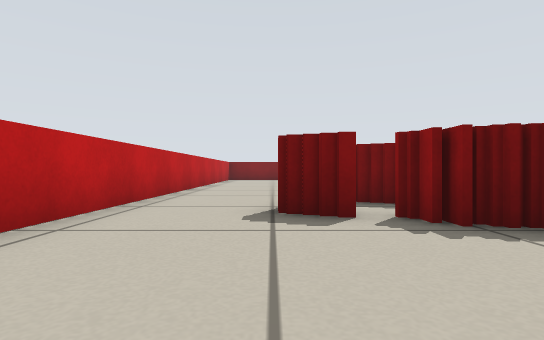
view 1 (above)

16 first-person views from a walk through a world built for the Player/Stage simulator. The camera is 0.28 m above the floor, looks level and sees 80° across. Floor lines are 1 m apart. The floor is counted in squares, 0.5 m on a side. Each view is taken from the middle of a square. On the plan, view 1 faces up. The plan holds only what a view shows up to about 9 squares ahead; the rest is blank. The robots in the file are not drawn.

view 2
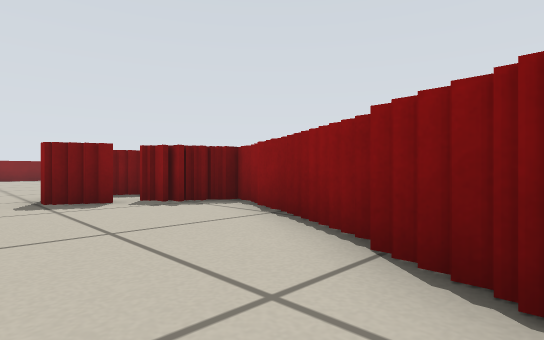

view 3
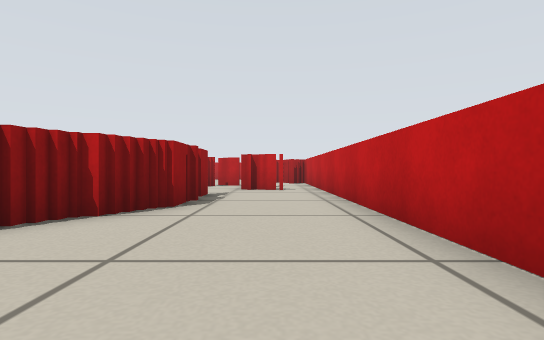

view 4
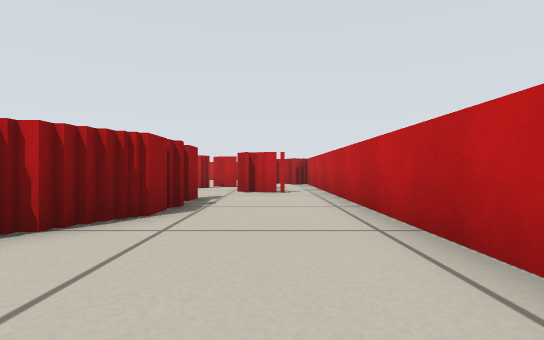

view 5
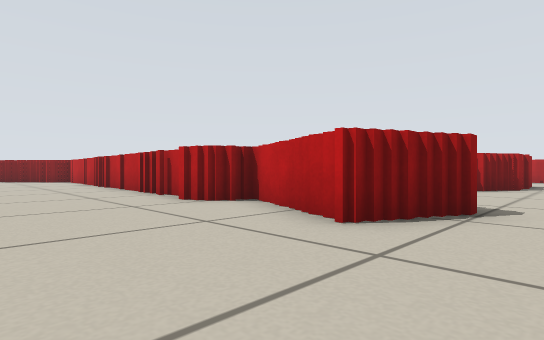

view 6
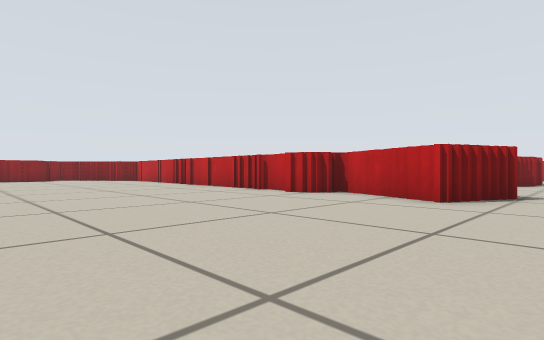

view 7
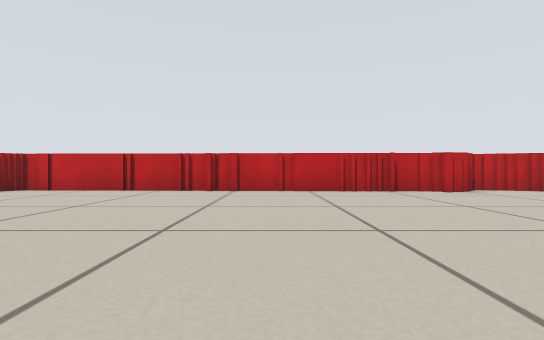

view 8
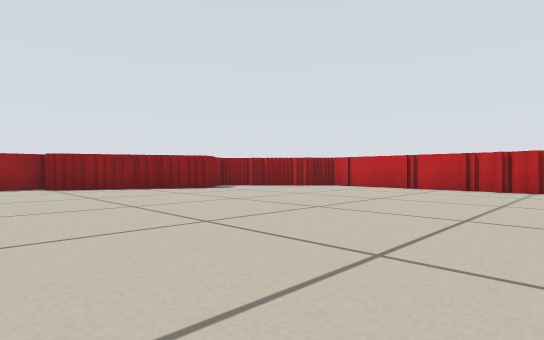

view 9
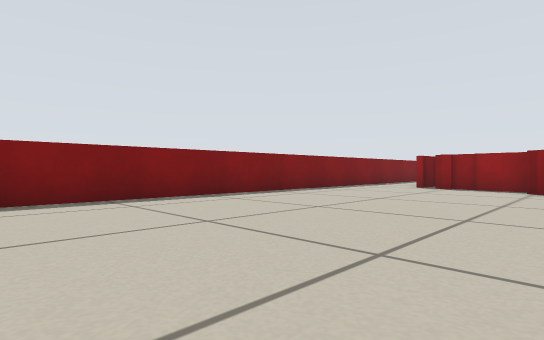

view 10
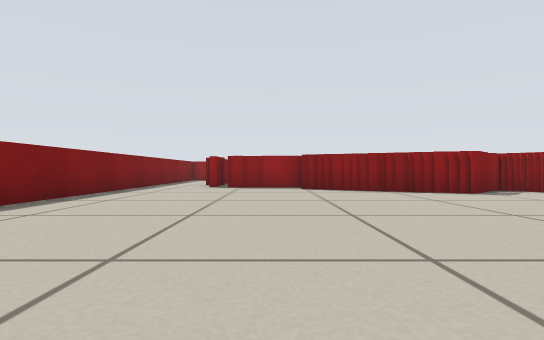

view 11
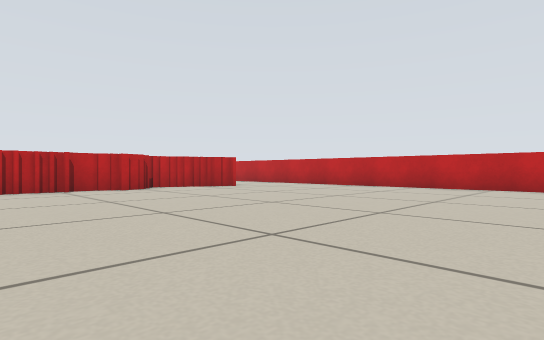

view 12
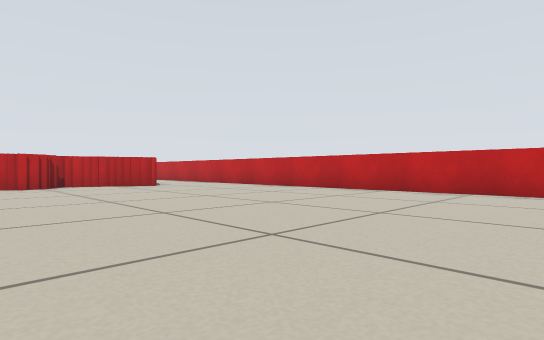

view 13
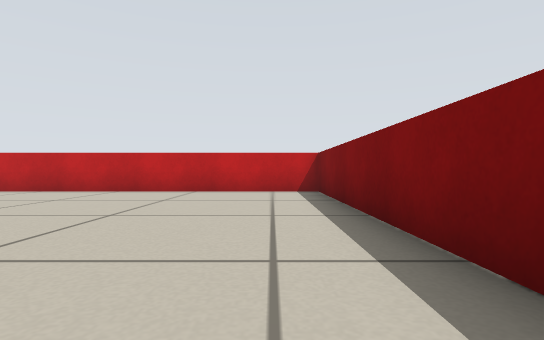

view 14
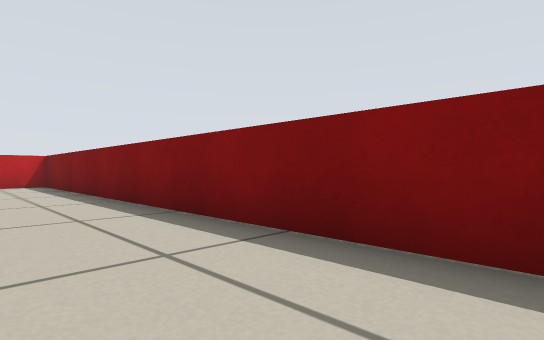

view 15
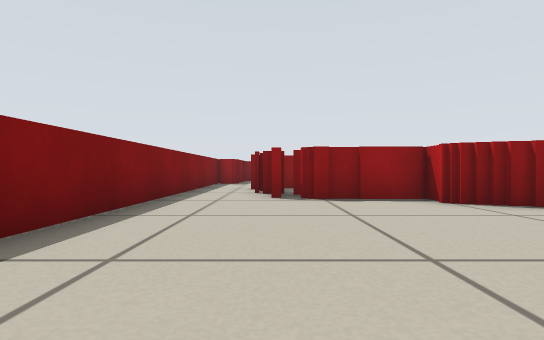

view 16
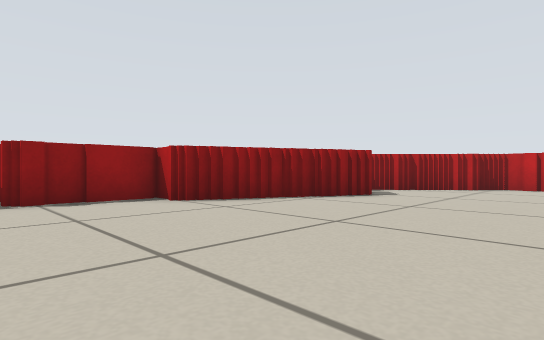

### Floor plan
Points are (right, up) in squares from view 1. A wall is a line through its corners. A room is listed if a view was taken in it or the views show most of it. See-through windows are left out.
Room 1 (views 1, 2, 3, 4)
walls: (1.6, -0.6) (1.6, 0); (1.4, -1) (1.4, -0.5); (1.1, -1.4) (1.1, -0.9); (1.9, 0) (1.9, 0.6); (0.8, -1.8) (0.8, -1.2); (2.3, 0.9) (2.3, 1.5); (0.6, -2.9) (0.6, -1.8); (1.9, 3.2) (1.9, 3.6); (1, 3.8) (0.5, 3.8); (0.6, 4) (0.1, 4) (0.1, 4.8); (0.6, -4.5) (0.6, -3.8); (0.4, 4.6) (0.4, 5.1); (0.6, 5) (0.6, 5.6); (-2.4, 5.5) (-2.4, -6.9); (-1.4, -6.1) (-0.6, -6.1); (-0.6, -6.3) (-0.1, -6.3)
ways out: opening at (-1, 5) to room 2; opening at (0, -5)
Room 2 (views 5, 6, 7, 8, 9, 10, 11, 12, 13, 14, 15, 16)
walls: (11.1, 5.5) (11.6, 5.5); (10.8, 5.3) (15.4, 5.3); (4.8, 5.5) (10.9, 5.5); (3.9, 5.8) (4.9, 5.8); (15, 5.1) (15.9, 5.1); (17.7, 9) (17.7, 9.6); (17.9, 9.5) (17.9, 10.2); (2.8, 5.1) (3.4, 5.1); (2.4, 5.3) (2.9, 5.3); (18.3, 10.4) (18.3, 11.1); (15.9, 5.5) (16.4, 5.5); (18.6, 11) (18.6, 11.8); (1.8, 5.5) (2.5, 5.5); (19, 11.8) (19, 12.6); (17.9, 7.3) (18.6, 7.3) (18.6, 8.4); (1, 5.8) (1.9, 5.8); (19.3, 12.5) (19.3, 13) (20.2, 13) (20.2, 15.4); (0.8, 5.5) (0.8, 6.1); (23, 18.2) (-2.4, 18.2) (-2.4, 5.5)
ways out: opening at (-1, 5) to room 1

Positions as (right, up) in squares from view 1, and headings:
1: (0, 0), facing up
2: (-1, -2), facing up-right
3: (-1, 3), facing down
4: (-1, 2), facing down
5: (-1, 9), facing down-right
6: (-1, 12), facing down-right
7: (9, 14), facing down
8: (9, 15), facing down-right
9: (10, 12), facing up-right
10: (10, 14), facing right
11: (8, 15), facing down-left
12: (6, 17), facing down-left
13: (6, 17), facing left
14: (10, 16), facing up-left
15: (14, 16), facing right
16: (14, 16), facing down-right
